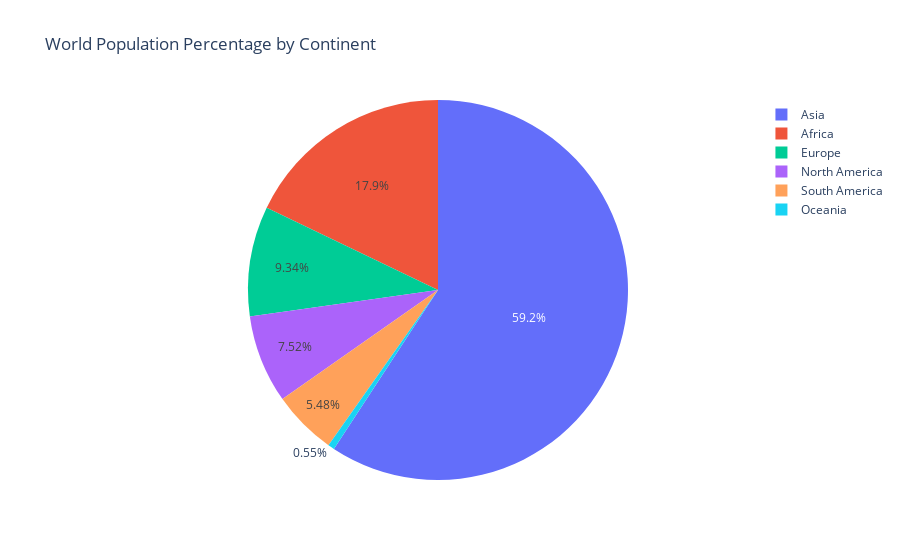

Notebook code cell kept with this figure:
### Markdown cell above
# Update layout

### Code cell
fig.update_layout(
title='World Population Percentage by Continent',
template='plotly',
paper_bgcolor='rgba(255,255,255,0)', # Set the paper background color to transparent
plot_bgcolor='rgba(255,255,255,0)' # Set the plot background color to transparent
)

### Figure 1 — Plotly figure (JSON) as saved in the notebook; plotly's stock layout.template omitted (floating-point values rounded to 4 significant figures)
{"data": [{"labels": ["Africa", "Asia", "Europe", "North America", "Oceania", "South America"], "type": "pie", "values": [17.87, 59.19, 9.33, 7.51, 0.55, 5.48]}], "layout": {"paper_bgcolor": "rgba(255,255,255,0)", "plot_bgcolor": "rgba(255,255,255,0)", "title": {"text": "World Population Percentage by Continent"}}}
